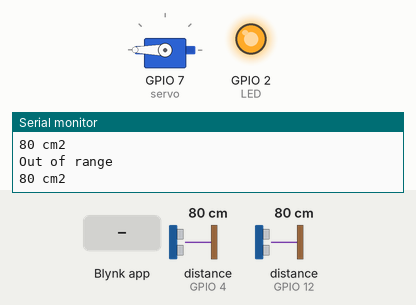
This sketch was run on a simulated ESP8266 (Wemos D1 mini). On the bench: servo, output pins drawn as LEDs (lit = HIGH), the last lines printed to the serial monitor. Wiring (inferred from the names in the program): 2 × ultrasonic range finder: trigger GPIO 5, echo GPIO 4 / trigger GPIO 13, echo GPIO 12. Inputs (shaded band) come from the test bench; at power-on: distance to the obstacle (sensors on GPIO 12, GPIO 4) 80 cm. The echo pulse lasts 58.3 µs per cm; WiFi joins after 1.5 s; servers stay silent unless stated; pins used as bus, display or sensor lines are not drawn.

Above: at 3.3 s.
3.4 s: distance to the obstacle (sensor on GPIO 12) set to 32 cm
5.3 s: distance to the obstacle (sensor on GPIO 12) set to 26 cm
At 6.9 s:
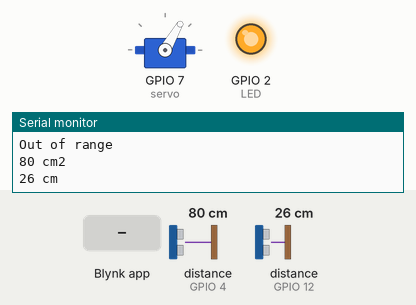
7.6 s: Blynk app writes 1 to V5
At 12.3 s:
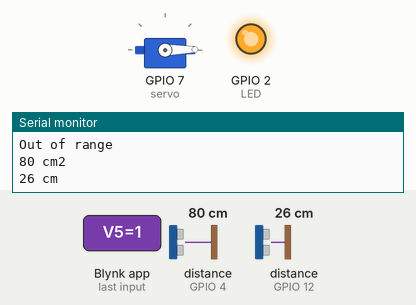
Timing chart, 0 to 17.7 s (numbered marks = the images above; inputs shaded):
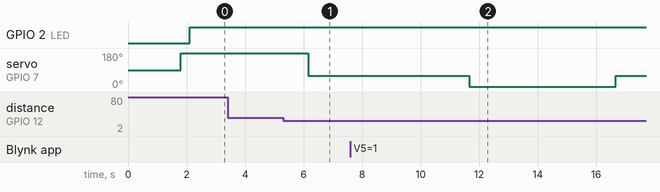

Measured:
- the behaviour switches between 30 and 29 cm on distance to the obstacle (sensor on GPIO 12) (found by bisection; images 0 and 1)
- after the input at 5.3 s, servo on GPIO 7 (servo): 180° → 60° after 0.85 s
- after the input at 7.6 s, servo on GPIO 7 (servo): 60° → 1° after 4.1 s, → 60° 5.0 s later

The sketch:

Simple_Arduino_Automated_Trashbin.ino
```cpp
#define BLYNK_TEMPLATE_ID "TMPLd1w9_dwR"
#define BLYNK_DEVICE_NAME "DIOTA"
#define BLYNK_FIRMWARE_VERSION        "0.1.0"
#define BLYNK_PRINT Serial
#define BLYNK_DEBUG
#define APP_DEBUG
#include <ESP8266WiFi.h>
#include <BlynkSimpleEsp8266.h>
#include<Servo.h>                 //Servo SG90

#define USE_NODE_MCU_BOARD
#include "BlynkEdgent.h"

char auth[] = "";   // token
char ssid[] = "PNG_EK_HO";  // SSID WIFI
char pass[] = "01a02b03c04d";   // PASSWORD WIFI
Servo servo;
#define trigPin 13 //Ultrasonic1
#define echoPin 12 //Ultrasonic1
#define trigPin2 5 //Ultrasonic2
#define echoPin2 4 //Ultrasonic2
#define LED 2 //LED WIFI
#define BLYNK_MAX_SENDBYTES 256 //256 Bytes

void setup()
{
  Serial.begin(115200);
  pinMode(trigPin, OUTPUT);     //Ultrasonic1
  pinMode(echoPin, INPUT);      //Ultrasonic1
  pinMode(trigPin2, OUTPUT);    //Ultrasonic2
  pinMode(echoPin2, INPUT);     //Ultrasonic2
  pinMode(LED, OUTPUT);         //LED
  servo.attach(7);       //Servo
  Blynk.begin(auth, ssid, pass);
  Blynk.email("ryohans3100@gmail.com", "TrashBin", "Online."); // Test Online Email Sent
  Blynk.notify("Trash bin Connected"); //Notify Trash Online
  servo.write(210); // Starting Position Servo
  BlynkEdgent.begin();
}

void loop() {
  BlynkEdgent.run();
     //Ultrasonic1
  long duration, distance;
  digitalWrite(trigPin, LOW);
  delayMicroseconds(2);
  digitalWrite(trigPin, HIGH);
  delayMicroseconds(10);
  digitalWrite(trigPin, LOW);
  duration = pulseIn(echoPin, HIGH);
  distance = (duration/2) / 29.1;
  Blynk.virtualWrite(V1, distance); //Level
  //Ultrasonic1

  //Ultrasonic2
  long duration2, distance2;
  digitalWrite(trigPin2, LOW);
  delayMicroseconds(2);
  digitalWrite(trigPin2, HIGH);
  delayMicroseconds(10);
  digitalWrite(trigPin2, LOW);
  duration2 = pulseIn(echoPin2, HIGH);
  distance2 = (duration2/2) / 29.1;
  Blynk.virtualWrite(V2, distance2); //Level
  //Ultrasonic2

// Open Automation////////////////////////////////////////////////////////////////
  if (distance >= 30 || distance <= 0)    //Condition when trash open and close automatically
  {
    Serial.println("Out of range");
    servo.write(210);  //close lid
    if (distance2 >= 6 || distance2 <= 0)  //Condition When Trash close reading full or not
    {
      Serial.print(distance2);
      Serial.println(" cm2");
      digitalWrite(LED, HIGH);
      delay(500);
    }
    else
    {
      digitalWrite(LED, LOW);
      delay(3000);
      Serial.println("FULL");
      Blynk.email("ryohans3100@gmail.com", "Subject: TrashBin", "Full"); //if trash full will sending you email every 15minutes
      Blynk.notify("Hey, Trash bin is full"); //Notify if trash full with blynk
    }
  }
  else
  {
    Serial.print(distance);
    Serial.println(" cm");
    servo.write(60);      //Open trash
    delay(5000);      //Delay open trash
  }
  delay(500); //Reading hands
}
/////////////////////////////////////////////////////////////////////////////////

//Open Manually//////////////////////////////////////////////////////////////////
  BLYNK_WRITE(V5)
  {
  servo.write(param.asInt());//open
  delay(5000);
  }
  BLYNK_WRITE(V3)
  {
   servo.write(param.asInt());
   delay(5000);
  }
  //////////////////////////////////////////////////////////////////////////////
```
